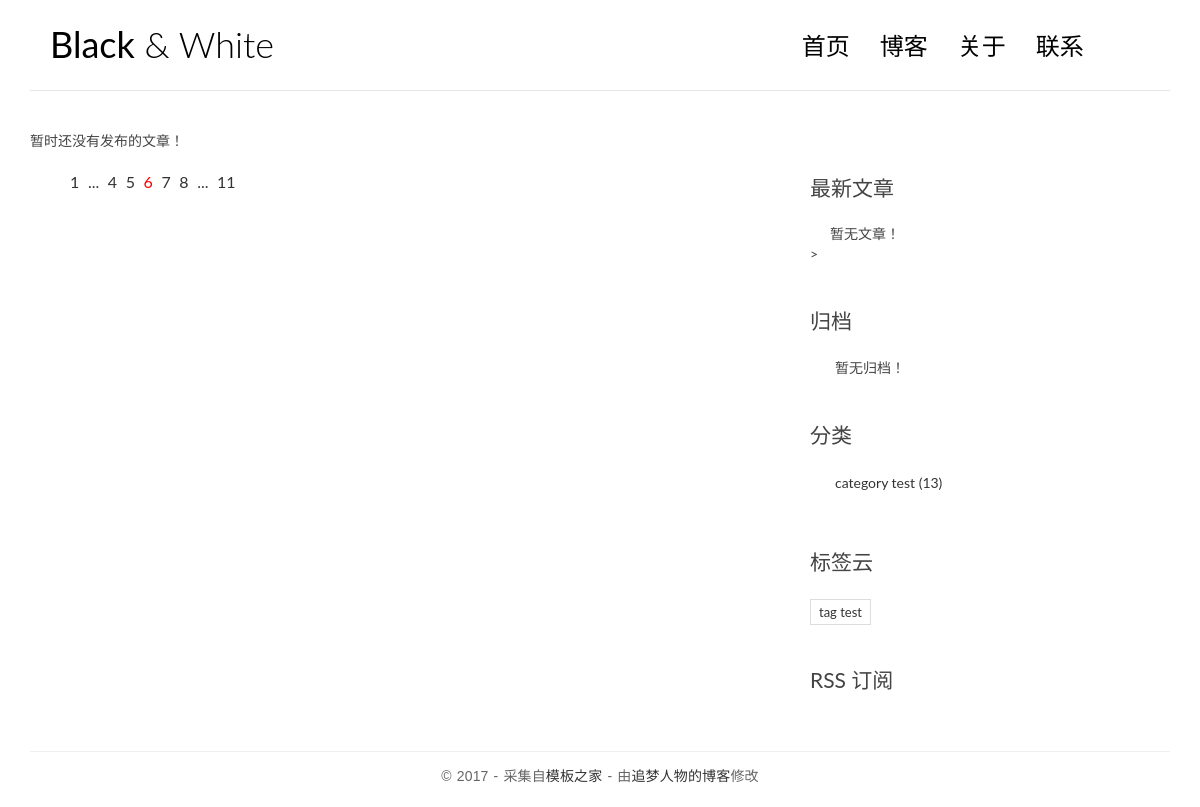
/, run on an earlier commit of the app's database.
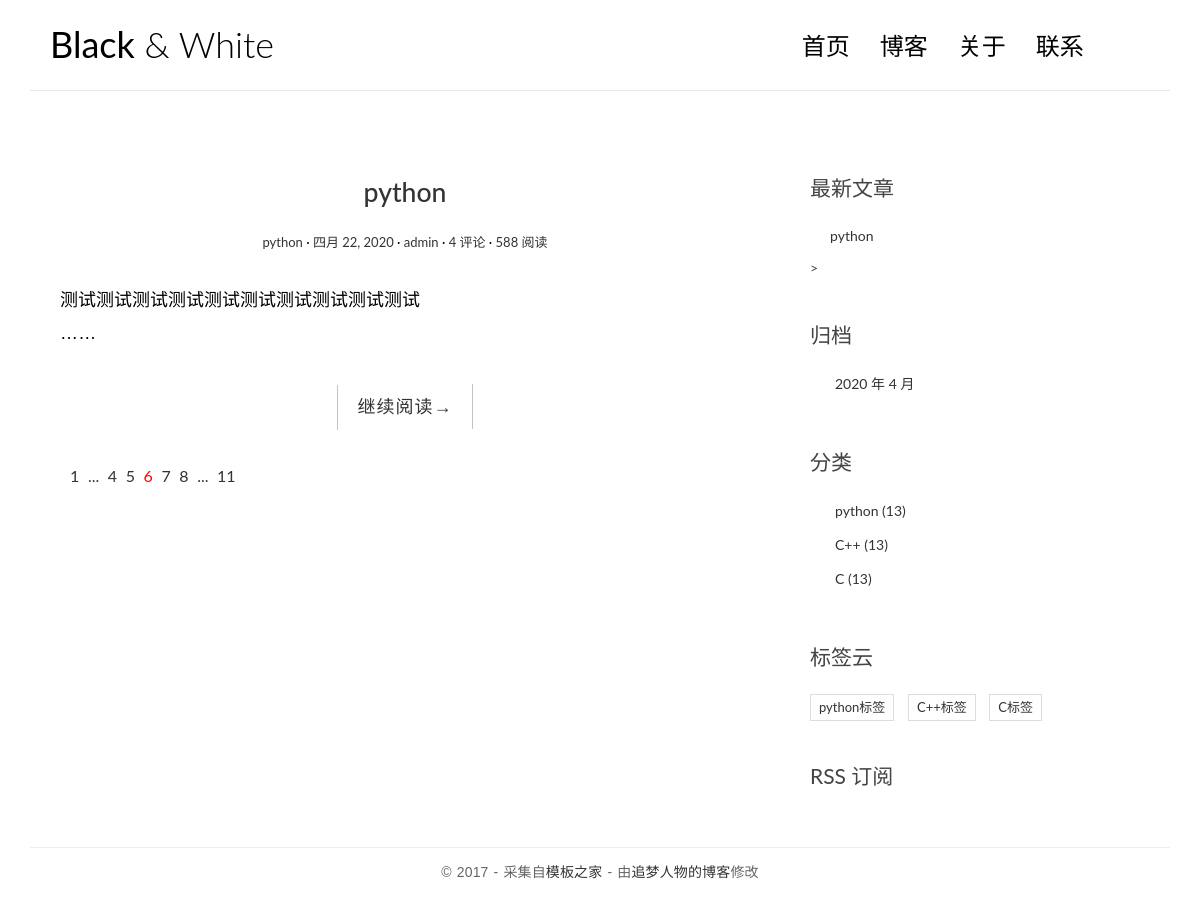
And on a later commit of the database.
### blog/models.py (models this page shows, shortened)
class Category(models.Model):
    name=models.CharField(max_length=100,verbose_name='分类名称')
    class Meta:
        verbose_name='分类'
        verbose_name_plural=verbose_name

class Tag(models.Model):
    name = models.CharField(max_length=100,verbose_name='标签名称')
    class Meta:
        verbose_name='标签'
        verbose_name_plural=verbose_name

class Post(models.Model):
    title=models.CharField(max_length=70,verbose_name='文章标题')
    body=models.TextField(verbose_name='正文')
    create_time=models.DateField(default=timezone.now,verbose_name='创建时间')    #创建时间
    modified_time=models.DateField(verbose_name='修改时间')  #最后修改时间
    excerpt=models.CharField(max_length=200,blank=True,verbose_name='摘要')  #文章摘要
    category=models.ForeignKey(Category,on_delete=models.CASCADE,verbose_name='分类')
    tags=models.ManyToManyField(Tag,blank=True,verbose_name='标签')
    author=models.ForeignKey(User,on_delete=models.CASCADE,verbose_name='作者')
    class Meta:
        verbose_name='文章'
        verbose_name_plural=verbose_name
    def get_absolute_url(self):
        return reverse('blog:detail',kwargs={'pk':self.pk})

### blog/views.py (the view)
# urls.py: path('', views.index, name='index'),
def index(request):
    post_list = Post.objects.all().order_by('-create_time')
    return render(request, 'blog/index.html', context={'post_list': post_list})

### blog/templatetags/blog_extras.py (called while the page is built)
@register.inclusion_tag('blog/inclusions/_recent_posts.html',takes_context=True)
def show_recent_posts(context,num=5):
    return {
        'recent_post_list':Post.objects.all().order_by('-create_time')[:num],
    }

@register.inclusion_tag('blog/inclusions/_archives.html', takes_context=True)
def show_archives(context):
    return {
        'date_list': Post.objects.dates('create_time', 'month', order='DESC'),
    }

@register.inclusion_tag('blog/inclusions/_categories.html', takes_context=True)
def show_categories(context):
    return {
        'category_list': Category.objects.all(),
    }

@register.inclusion_tag('blog/inclusions/_tags.html', takes_context=True)
def show_tags(context):
    return {
        'tag_list': Tag.objects.all(),
    }

### templates/blog/index.html (shortened to what this page needs)
{% extends 'base.html' %}
{% load blog_extras %}
{% load staticfiles %}
            {% block main %}
                {% for post in post_list %}
                <article class="post post-{{ post.pk }}">
                    <header class="entry-header">
                        <h1 class="entry-title">
                            <a href="{{post.get_absolute_url}}">{{post.title}}</a>
                        </h1>
                        <div class="entry-meta">
                            <span class="post-category"><a href="#">{{post.category.name}}</a></span>
                            <span class="post-date"><a href="#"><time class="entry-date"
                                                                      datetime="{{post.create_time}}">{{post.create_time}}</time></a></span>
                            <span class="post-author"><a href="#">{{post.author}}</a></span>
                            <span class="comments-link"><a href="#">4 评论</a></span>
                            <span class="views-count"><a href="#">588 阅读</a></span>
                        </div>
                    </header>
                    <div class="entry-content clearfix">
                        {{ post.body|safe }}
                    </div>
                    <div class="entry-content clearfix">
                        <p>{{ post.excerpt }}……</p>
                        <div class="read-more cl-effect-14">
                            <a href="{{ post.get_absolute_url }}" class="more-link">继续阅读<span class="meta-nav">→</span> </a>
                        </div>
                    </div>
                </article>
                {% empty %}
                    <div class="no-post">暂时还没有发布的文章！</div>
                {% endfor %}
                <div class="pagination">
                    <ul>
                        <li><a href="">1</a></li>
                        <li><a href="">...</a></li>
                        <li><a href="">4</a></li>
                        <li><a href="">5</a></li>
                        <li class="current"><a href="">6</a></li>
                        <li><a href="">7</a></li>
                        <li><a href="">8</a></li>
                        <li><a href="">...</a></li>
                        <li><a href="">11</a></li>
                    </ul>
                </div>
            {% endblock main %}
            {% block toc %}
                {% show_recent_posts %}>
                {% show_archives %}
                {% show_categories %}
                {% show_tags %}
                <div class="rss">
                    <a href=""> RSS 订阅</a>
                </div>
            {% endblock toc %}

### templates/blog/inclusions/_recent_posts.html
<div class="widget widget-recent-posts">
    <h3 class="widget-title">最新文章</h3>
    <ul>
        {% for post in recent_post_list %}
        <li>
            <a href="{{ post.get_absoulte_url }}">{{ post.title }}</a>
        </li>
        {% empty %}
        暂无文章！
        {% endfor %}
    </ul>
</div>

### templates/blog/inclusions/_categories.html
<div class="widget widget-category">
  <h3 class="widget-title">分类</h3>
  <ul>
    {% for category in category_list %}
      <li>
        <a href="{% url 'blog:category' category.pk %}">{{ category.name }} <span class="post-count">(13)</span></a>
      </li>
    {% empty %}
      暂无分类！
    {% endfor %}
  </ul>
</div>

### templates/blog/inclusions/_tags.html
<div class="widget widget-tag-cloud">
  <h3 class="widget-title">标签云</h3>
  <ul>
    {% for tag in tag_list %}
      <li>
        <a href="{% url 'blog:tag' tag.pk %}">{{ tag.name }}</a>
      </li>
    {% empty %}
      暂无标签！
    {% endfor %}
  </ul>
</div>

What changed in the data, as far as the page shows it:
removed Category: name "category test"
removed Tag: name "tag test"
added Post: title "python", category.name "python", create_time "四月 22, 2020", author "admin", body "测试测试测试测试测试测试测试测试测试测试"
added Category: name "python"
added Category: name "C++"
added Category: name "C"
added Tag: name "python标签"
added Tag: name "C++标签"
added Tag: name "C标签"
Also different on the page:
new list line: "2020 年 4 月"
text no longer shown: "暂时还没有发布的文章！ 暂无文章！ 暂无归档！"
